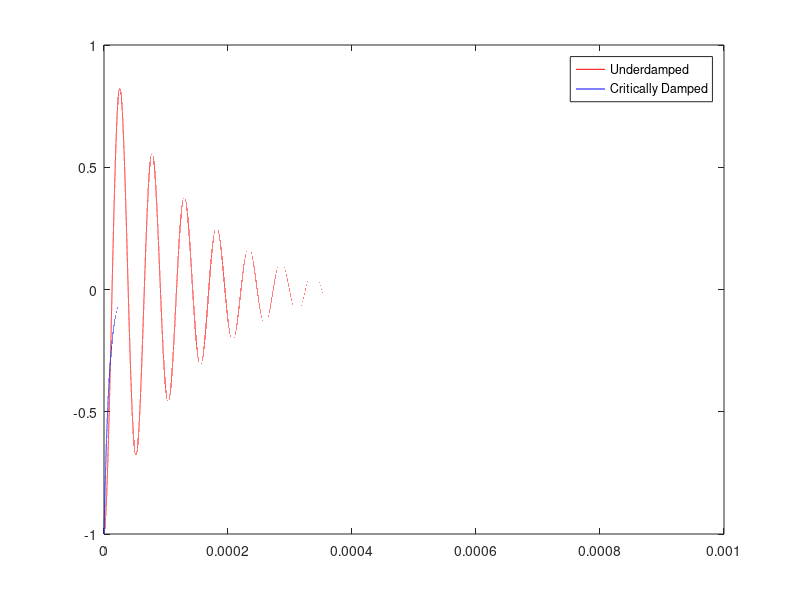

Write the MATLAB code that produced this figure.
%% Theory

% w_n = 1/sqrt(L*C); % The undamped natural frequency (in rad/s)
% zeta = (R / 2) * sqrt(C/L); % The damping ratio
% 2*zeta = R*sqrt(C/L);
% R = 2*zeta/sqrt(C/L);
% k = 1; % The gain
% overshoot:
% percentage_overshoot = (v_max - v_steady_state) / (v_steady_state) * 100;

% CASES: 
% zeta < 1: Underdamped
% zeta = 1: Critically damped
% zeta > 1: Overdamped

%% Lab Calculations

% % Obtained from hard-copy
t_peak = 0; % The time at which the sinusoid peaks
t_peak_2 = 1.5; % The time at which the sinusoid peaks again.

% Calculated
period = t_peak_2 - t_peak;

f = 1/period; % The frequency
R_i = 50; % R-internal
R_decade = 1e2; % R-decade
L = 10E-3; % Inductor
C = 6.8E-9; % Capacitor

R = R_decade + R_i; % Account for both the Resistor Decade and the internal Resistance

w_n = 1/sqrt(L*C); % The undamped natural frequency(in rad/s)
zeta = (R / 2) * sqrt(C/L); % Damping ratio

% Oscilloscope measurements:

period = 52E-6; % The period between the oscillations of the sinusoid caused by the damping.
f_d = 1/period; % The frequency of the oscillations of the sinusoid caused by the damping.

w_d_calculated = 1 / sqrt(L*C); % The damped angular frequency calculated using LC
w_d_measured = (2*pi) * f_d; % The damped 

w_d_diff = (w_d_calculated - w_d_measured) / (w_d_calculated) * 100; % The difference in the damped angular frequency.

% Taken from R = (2*zeta) / sqrt(C/L) where our optimal "zeta" is one.
optimal_r = 2*(1 / sqrt(C/L)) - 50; % The optimal resistance to achieve critically damped behaviour.
% Subtract 50 to get rid of internal resistance

% Other data:

% Resistance by playing around: 1905
% Varied resistance: 2375
% Varied resistance: 2425 + 10K

% 10% tolerance for the capacitor
% 20% tolerance for the inductor

 
%% Evaluation
close all

% y(t) = exp (−ζωnt)(C1 cos (ωdt) + C2 sin (ωdt))

% Underdamped
% C1: y(0) = C1 + 0, 1 = C1 + 0, C1 = 1.
% C2: y(infty) = 0: C2 = 0

% For the underdamped case, C1 = -1, C2 = 0
t = 0:1E-9:1E-3;
y = -exp(-zeta.*w_n.*t).*cos(w_d_measured.*t);
plot(t, y, 'r', 'DisplayName', 'Underdamped');

hold on

% For the critically damped case, C1 = -1, C2 = 0
zeta_optimal = (optimal_r / 2) * sqrt(C/L); % Damping ratio with optimal resistance
y = -exp(-zeta_optimal.*w_n.*t);
plot(t, y, 'b', 'DisplayName', 'Critically Damped')

legend('Location', 'best')
